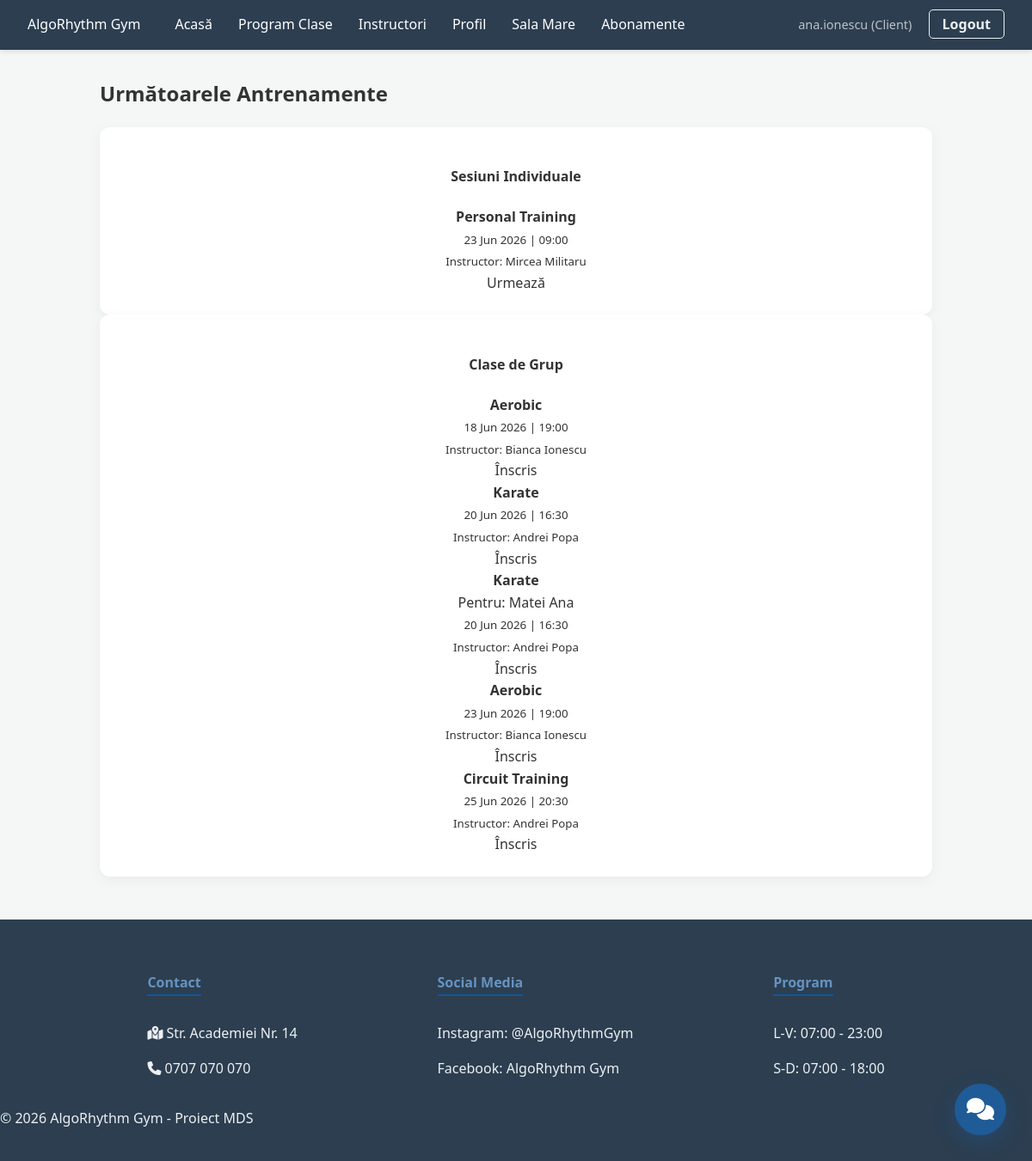
/my-bookings/ (signed in), run on the app's committed database.
### fitness_app/models.py (models this page shows, shortened)
class User(AbstractUser):
    IS_INSTRUCTOR = 'INS'
    IS_CLIENT = 'CLI'
    IS_ADMIN = 'ADM'
    ROLE_CHOICES = [
        (IS_INSTRUCTOR, 'Instructor'),
        (IS_CLIENT, 'Client'),
        (IS_ADMIN, 'Admin'),
    ]
    role = models.CharField(max_length=3, choices=ROLE_CHOICES, default=IS_CLIENT)
    gender = models.CharField(max_length=10, choices=[('M', 'Masculin'), ('F', 'Feminin')], blank=True)
    is_child = models.BooleanField(default=False)
    parent = models.ForeignKey('self', on_delete=models.CASCADE, null=True, blank=True, related_name='children')
    fitness_goal = models.TextField(blank=True)
    frequency_per_week = models.IntegerField(default=0)
    experience_years = models.PositiveIntegerField(default=0, null=True, blank=True)
    bio_short = models.CharField(max_length=150, blank=True, null=True)
    profile_picture = models.ImageField(upload_to='instructors/', null=True, blank=True)
    referral_code = models.CharField(max_length=15, unique=True, blank=True, null=True)
    discounts_available = models.IntegerField(default=0)  # cate reduceri de 10% are
    first_free_session_used = models.BooleanField(default=False)

class GymSession(models.Model):
    SESSION_TYPES = [
        ('FREE', 'Liber'),
        ('1TO1', 'Personal Training'),
    ]
    user = models.ForeignKey(User, on_delete=models.CASCADE)
    instructor = models.ForeignKey(
        User, on_delete=models.SET_NULL,
        null=True, blank=True,
        related_name='pt_sessions',
        limit_choices_to={'role': 'INS'}
    )
    session_type = models.CharField(max_length=4, choices=SESSION_TYPES)
    start_time = models.DateTimeField()
    end_time = models.DateTimeField(null=True, blank=True)
    is_free_session = models.BooleanField(default=False)  # marcheaza sesiunea gratuita de bun venit
    attended = models.BooleanField(default=False, verbose_name="Prezent la ședință")  # pentru recenzii instructori
    paid_by_package = models.ForeignKey('SessionPackage', on_delete=models.SET_NULL, null=True, blank=True)

class Booking(models.Model):
    user = models.ForeignKey(User, on_delete=models.CASCADE)
    fitness_class = models.ForeignKey('FitnessClass', on_delete=models.CASCADE)
    booking_time = models.DateTimeField(auto_now_add=True)
    is_early_bird = models.BooleanField(default=False)
    attended = models.BooleanField(default=False)
    check_in_time = models.DateTimeField(null=True, blank=True)
    child_name = models.CharField(max_length=100, blank=True, null=True)
    paid_by_package = models.ForeignKey('SessionPackage', on_delete=models.SET_NULL, null=True, blank=True)

class FitnessClass(models.Model):
    CLASS_TYPES = [
        ('1TO1', 'Personal Training'),
        ('GRP', 'Grup'),
        ('IND', 'Individual (fără antrenor)'),
    ]
    type = models.CharField(max_length=4, choices=CLASS_TYPES, default='GRP')
    instructor = models.ForeignKey(User, on_delete=models.CASCADE, null=True, blank=True, limit_choices_to={'role': 'INS'})
    name = models.CharField(max_length=100)
    room = models.ForeignKey(Room, on_delete=models.SET_NULL, null=True, blank=True)
    max_capacity = models.PositiveIntegerField()
    is_for_women_only = models.BooleanField(default=False)
    is_for_children = models.BooleanField(default=False)
    start_time = models.DateTimeField()
    price = models.DecimalField(max_digits=6, decimal_places=2, default=30.00)
    duration_minutes = models.PositiveIntegerField(default=60)

### fitness_app/views.py (the view)
# urls.py: path('my-bookings/', views.my_bookings_view, name='my_bookings'),
@login_required
def my_bookings_view(request):
    acum = timezone.now()
    sesiuni_individuale = GymSession.objects.filter(user=request.user, start_time__gte=acum).order_by('start_time')
    clase_grup = Booking.objects.filter(user=request.user, fitness_class__start_time__gte=acum).order_by('fitness_class__start_time')
    return render(request, 'my_bookings.html', {
        'sesiuni_individuale': sesiuni_individuale,
        'clase_grup': clase_grup
    })

### fitness_app/views.py (called while the page is built)
def instructor_context_processor(request):
    if request.user.is_authenticated:
        user_role = str(getattr(request.user, 'role', '')).upper()
        return {
            'is_instructor': (user_role == 'INSTRUCTOR' or user_role == 'INS')
        }
    return {'is_instructor': False}

### fitness_app/templates/my_bookings.html
{% extends 'base.html' %}
{% block content %}
<div class="container mt-5">
    <h2 class="mb-4 text-center">Următoarele Antrenamente</h2>
    <div class="row">
        <div class="col-md-6 mb-4">
            <div class="card shadow-sm">
                <div class="card-header bg-primary text-white">
                    <h4 class="mb-0 text-center">Sesiuni Individuale</h4>
                </div>
                <div class="card-body">
                    {% if sesiuni_individuale %}
                        <div class="d-flex flex-column gap-3">
                            {% for sesiune in sesiuni_individuale %}
                                <div class="p-3 border rounded text-center bg-light">
                                    <div>
                                        <strong class="text-capitalize fs-5">{{ sesiune.get_session_type_display }}</strong><br>
                                        <small class="text-muted">{{ sesiune.start_time|date:"d M Y" }} | {{ sesiune.start_time|date:"H:i" }}</small>
                                        {% if sesiune.instructor %}
                                            <br><small class="text-info">Instructor: {{ sesiune.instructor.get_full_name|default:sesiune.instructor.username }}</small>
                                        {% endif %}
                                    </div>
                                    <div class="mt-2">
                                        <span class="badge bg-success rounded-pill">Urmează</span>
                                    </div>
                                </div>
                            {% endfor %}
                        </div>
                    {% else %}
                        <p class="text-muted text-center my-3">Nu ai nicio sesiune individuală programată în perioada următoare.</p>
                    {% endif %}
                </div>
            </div>
        </div>
        <div class="col-md-6 mb-4">
            <div class="card shadow-sm">
                <div class="card-header bg-success text-white">
                    <h4 class="mb-0 text-center">Clase de Grup</h4>
                </div>
                <div class="card-body">
                    {% if clase_grup %}
                        <div class="d-flex flex-column gap-3">
                            {% for rezervare in clase_grup %}
                                <div class="p-3 border rounded text-center bg-light">
                                    <div>
                                        <strong class="fs-5">{{ rezervare.fitness_class.name }}</strong><br>
                                        {% if rezervare.child_name %}
                                            <span class="badge bg-info text-dark my-1">Pentru: {{ rezervare.child_name }}</span><br>
                                        {% endif %}
                                        <small class="text-muted">{{ rezervare.fitness_class.start_time|date:"d M Y" }} | {{ rezervare.fitness_class.start_time|date:"H:i" }}</small>
                                        {% if rezervare.fitness_class.instructor %}
                                            <br><small class="text-info">Instructor: {{ rezervare.fitness_class.instructor.get_full_name|default:rezervare.fitness_class.instructor.username }}</small>
                                        {% endif %}
                                    </div>
                                    <div class="mt-2">
                                        <span class="badge bg-success rounded-pill">Înscris</span>
                                    </div>
                                </div>
                            {% endfor %}
                        </div>
                    {% else %}
                        <p class="text-muted text-center my-3">Nu ești înscris la nicio clasă de grup programată în viitor.</p>
                    {% endif %}
                </div>
            </div>
        </div>
    </div>
</div>
{% endblock %}

### fitness_app/templates/base.html (shortened to what this page needs)
{% load static %}
<!DOCTYPE html>
<html lang="ro">
<head>
    <link rel="stylesheet" href="{% static 'fitness_app/css/style.css' %}">
    <link rel="stylesheet" href="https://cdnjs.cloudflare.com/ajax/libs/font-awesome/6.4.2/css/all.min.css">
    <link rel="stylesheet" href="{% static 'fitness_app/css/style.css' %}">
    <link rel="stylesheet" href="https://cdnjs.cloudflare.com/ajax/libs/font-awesome/6.4.2/css/all.min.css">
</head>
<body>
    <nav class="navbar">
        <div class="nav-brand">AlgoRhythm Gym</div>
        <div class="nav-menu-wrapper" id="navMenu">
            <ul class="nav-links">
                <li><a href="{% url 'home' %}">Acasă</a></li>
                <li><a href="{% url 'fitness_classes_list' %}">Program Clase</a></li>
                <li><a href="{% url 'instructors' %}">Instructori</a></li>
                <li><a href="{% url 'profile' %}">Profil</a></li>
                <li><a href="{% url 'gym_free_session' %}">Sala Mare</a></li>
                <li><a href="{% url 'buy_subscription' %}">Abonamente</a></li>
            </ul>
            <div class="nav-auth">
                <span class="user-tag">{{ user.username }} ({{ user.get_role_display }})</span>
                <a href="{% url 'logout' %}" class="btn-logout">Logout</a>
            </div>
        </div> </nav>
    <div class="container">
        {% block content %}
        {% endblock %}
    </div>
    <footer class="main-footer">
        <div class="footer-container">
            <div class="footer-section">
                <h4>Contact</h4>
                <p><i class="fa-solid fa-map-location-dot"></i> Str. Academiei Nr. 14</p>
                <p><i class="fa-solid fa-phone"></i> 0707 070 070</p>
            </div>
            <div class="footer-section">
                <h4>Social Media</h4>
                <p>Instagram: @AlgoRhythmGym</p>
                <p>Facebook: AlgoRhythm Gym</p>
            </div>
            <div class="footer-section">
                <h4>Program</h4>
                <p>L-V: 07:00 - 23:00</p>
                <p>S-D: 07:00 - 18:00</p>
            </div>
        </div>
        <div class="footer-bottom">
            <p>&copy; 2026 AlgoRhythm Gym - Proiect MDS</p>
        </div>
    </footer>
    {% if user.is_authenticated %}
    <div id="chat-circle" onclick="toggleChatWindow()" class="chat-circle">
        <i class="fa-solid fa-comments"></i>
    </div>
    {% endif %}
</body>
</html>

### static/fitness_app/css/style.css (style rules this page uses)
body { font-family: 'Segoe UI', Tahoma, Geneva, Verdana, sans-serif; margin: 0; background-color: #f4f7f6; color: #333; line-height: 1.6; }
.container { max-width: 1000px; margin: 2rem auto; padding: 0 1rem; }
.navbar { background-color: #2c3e50; color: white; padding: 1rem 2rem; display: flex; justify-content: space-between; align-items: center; box-shadow: 0 2px 5px rgba(0,0,0,0.1); }
.nav-brand { margin-right: 40px; white-space: nowrap; }
.nav-links { list-style: none; display: flex; gap: 30px; margin: 0; padding: 0; }
.nav-links a { color: white; text-decoration: none; font-weight: 500; transition: color 0.3s ease; }
.user-tag { color: #bdc3c7; margin-right: 15px; font-size: 0.9rem; }
.card, .welcome-card, .instructor-card { background: white; border-radius: 12px; box-shadow: 0 4px 15px rgba(0,0,0,0.05); transition: transform 0.3s ease, box-shadow 0.3s ease; }
.card { padding: 1.5rem; text-align: center; }
.btn-ocean, .btn-back, .btn-logout { text-decoration: none; transition: all 0.3s ease; font-weight: 600; }
.btn-logout { color: #ecf0f1; border: 1px solid #ecf0f1; padding: 5px 15px; border-radius: 5px; }
.chat-circle { position: fixed; bottom: 30px; right: 30px; background: #1f5b97; color: white; width: 60px; height: 60px; border-radius: 50%; display: flex; align-items: center; justify-content: center; font-size: 1.6rem; cursor: pointer; box-shadow: 0 8px 25px rgba(31,91,151,0.4); z-index: 9999; transition: transform 0.2s ease; }
.main-footer { background-color: #2c3e50; color: #ecf0f1; padding: 40px 0 20px 0; margin-top: 50px; }
.footer-container { display: flex; justify-content: space-around; flex-wrap: wrap; max-width: 1000px; margin: 0 auto; gap: 20px; }
.footer-section h4 { color: #6693c0; margin-bottom: 15px; border-bottom: 2px solid #135698; display: inline-block; }
.nav-menu-wrapper { display: flex; align-items: center; flex: 1; justify-content: space-between; }
.nav-links a { position: relative; text-decoration: none; transition: color 0.25s ease; }
.nav-links a::after { content: ''; position: absolute; width: 100%; transform: scaleX(0); height: 2px; bottom: -4px; left: 0; background-color: #3498db; transform-origin: bottom center; transition: transform 0.25s ease-out; }
.container { animation: paginaFadeIn 0.9s cubic-bezier(0.25, 0.8, 0.25, 1) forwards; }

### data on the page
User: username "ana.ionescu", role "Client"
GymSession: session_type "Personal Training", start_time "23 Jun 2026", start_time "09:00", instructor.get_full_name "Mircea Militaru"
Booking: fitness_class.name "Aerobic", fitness_class.start_time "18 Jun 2026", fitness_class.start_time "19:00", fitness_class.instructor.get_full_name "Bianca Ionescu"
Booking: fitness_class.name "Karate", fitness_class.start_time "20 Jun 2026", fitness_class.start_time "16:30", fitness_class.instructor.get_full_name "Andrei Popa"
Booking: fitness_class.name "Karate", child_name "Matei Ana", fitness_class.start_time "20 Jun 2026", fitness_class.start_time "16:30", fitness_class.instructor.get_full_name "Andrei Popa"
Booking: fitness_class.name "Aerobic", fitness_class.start_time "23 Jun 2026", fitness_class.start_time "19:00", fitness_class.instructor.get_full_name "Bianca Ionescu"
Booking: fitness_class.name "Circuit Training", fitness_class.start_time "25 Jun 2026", fitness_class.start_time "20:30", fitness_class.instructor.get_full_name "Andrei Popa"
